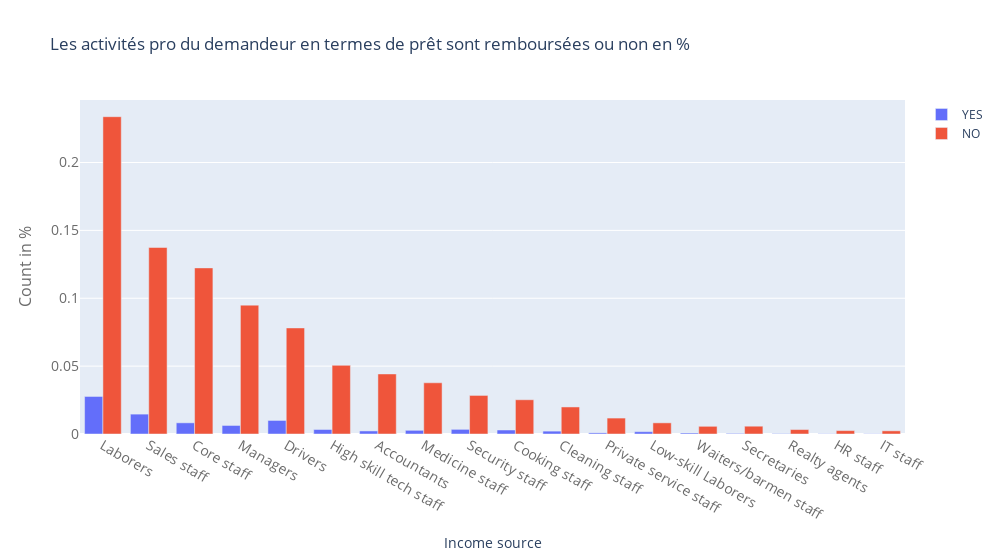

The notebook cell this image was saved under:
### Code cell
temp = application_train["OCCUPATION_TYPE"].value_counts()
# print(temp.values)
temp_y0 = []
temp_y1 = []
for val in temp.index:
    temp_y1.append(np.sum(
        application_train["TARGET"][application_train["OCCUPATION_TYPE"] == val] == 1))
    temp_y0.append(np.sum(
        application_train["TARGET"][application_train["OCCUPATION_TYPE"] == val] == 0))
trace1 = go.Bar(
    x=temp.index,
    y=(temp_y1 / temp.sum()),
    name='YES'
)
trace2 = go.Bar(
    x=temp.index,
    y=(temp_y0 / temp.sum()),
    name='NO'
)

data = [trace1, trace2]
layout = go.Layout(
    title="Les activités pro du demandeur en termes de prêt sont remboursées ou non en %",
    # barmode='stack',
    width=1000,
    xaxis=dict(
        title='Income source',
        tickfont=dict(
            size=14,
            color='rgb(107, 107, 107)'
        )
    ),
    yaxis=dict(
        title='Count in %',
        titlefont=dict(
            size=16,
            color='rgb(107, 107, 107)'
        ),
        tickfont=dict(
            size=14,
            color='rgb(107, 107, 107)'
        )
    )
)

fig = go.Figure(data=data, layout=layout)
iplot(fig)

### Figure 1 — Plotly figure (JSON) as saved in the notebook; plotly's stock layout.template omitted (floating-point values rounded to 4 significant figures)
{"data": [{"name": "YES", "type": "bar", "x": ["Laborers", "Sales staff", "Core staff", "Managers", "Drivers", "High skill tech staff", "Accountants", "Medicine staff", "Security staff", "Cooking staff", "Cleaning staff", "Private service staff", "Low-skill Laborers", "Waiters/barmen staff", "Secretaries", "Realty agents", "HR staff", "IT staff"], "y": [0.02765, 0.01465, 0.008232, 0.00629, 0.00998, 0.00332, 0.002245, 0.002709, 0.00342, 0.002941, 0.002117, 0.0008289, 0.0017, 0.00072, 0.0004358, 0.0002795, 0.0001705, 0.000161]}, {"name": "NO", "type": "bar", "x": ["Laborers", "Sales staff", "Core staff", "Managers", "Drivers", "High skill tech staff", "Accountants", "Medicine staff", "Security staff", "Cooking staff", "Cleaning staff", "Private service staff", "Low-skill Laborers", "Waiters/barmen staff", "Secretaries", "Realty agents", "HR staff", "IT staff"], "y": [0.2337, 0.1374, 0.1224, 0.09494, 0.07814, 0.05058, 0.04424, 0.03773, 0.02842, 0.02522, 0.01992, 0.01173, 0.008213, 0.005665, 0.005746, 0.003278, 0.002496, 0.00233]}], "layout": {"title": {"text": "Les activités pro du demandeur en termes de prêt sont remboursées ou non en %"}, "width": 1000, "xaxis": {"tickfont": {"color": "rgb(107, 107, 107)", "size": 14}, "title": {"text": "Income source"}}, "yaxis": {"tickfont": {"color": "rgb(107, 107, 107)", "size": 14}, "title": {"font": {"color": "rgb(107, 107, 107)", "size": 16}, "text": "Count in %"}}}}
